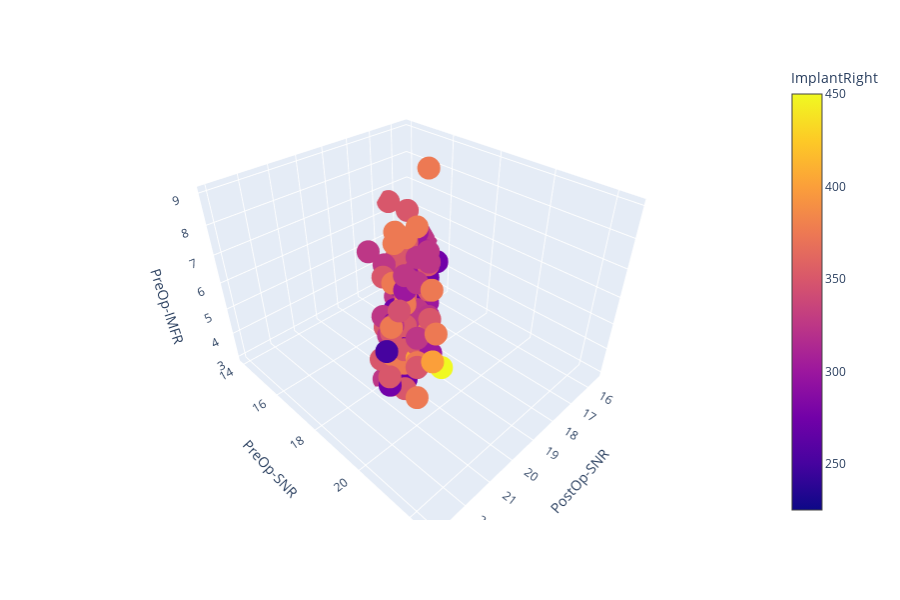

Notebook code for this chart:
### Code cell
fig = px.scatter_3d(df, x='PostOp-SNR', y='PreOp-SNR', z='PreOp-IMFR', color='ImplantRight')
fig.show()

### Figure 1 — Plotly figure (JSON) as saved in the notebook; plotly's stock layout.template omitted (floating-point values rounded to 4 significant figures; data arrays with more than 128 entries replaced by an {"elided": "..."} marker saying what was removed)
{"data": [{"hoverlabel": {"namelength": 0}, "hovertemplate": "PostOp-SNR=%{x}<br>PreOp-SNR=%{y}<br>PreOp-IMFR=%{z}<br>ImplantRight=%{marker.color}", "legendgroup": "", "marker": {"color": {"elided": "144 int values"}, "coloraxis": "coloraxis", "symbol": "circle"}, "mode": "markers", "name": "", "scene": "scene", "showlegend": false, "type": "scatter3d", "x": {"elided": "144 float values"}, "y": {"elided": "144 float values"}, "z": {"elided": "144 float values"}}], "layout": {"coloraxis": {"colorbar": {"title": {"text": "ImplantRight"}}, "colorscale": [[0, "#0d0887"], [0.1111, "#46039f"], [0.2222, "#7201a8"], [0.3333, "#9c179e"], [0.4444, "#bd3786"], [0.5556, "#d8576b"], [0.6667, "#ed7953"], [0.7778, "#fb9f3a"], [0.8889, "#fdca26"], [1, "#f0f921"]]}, "height": 600, "legend": {"tracegroupgap": 0}, "margin": {"t": 60}, "scene": {"domain": {"x": [0, 0.98], "y": [0, 1]}, "xaxis": {"title": {"text": "PostOp-SNR"}}, "yaxis": {"title": {"text": "PreOp-SNR"}}, "zaxis": {"title": {"text": "PreOp-IMFR"}}}}}
